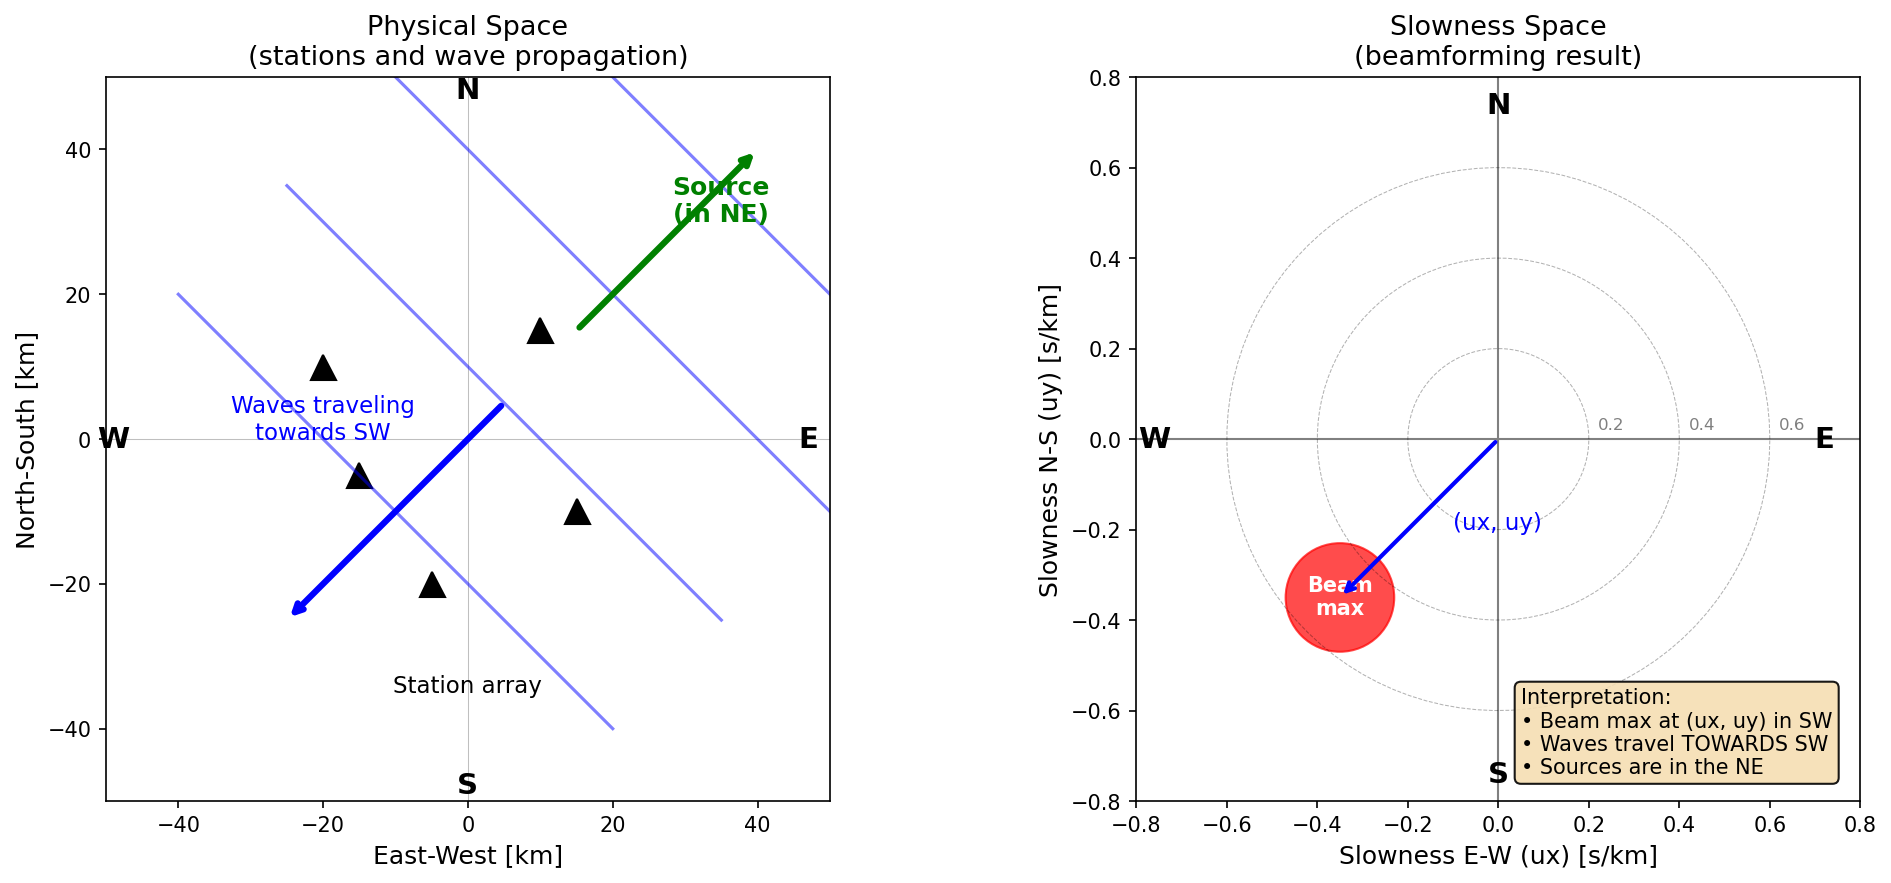

Here is the Python script that generated this plot:
"""
Simple graphic to explain beamforming slowness interpretation.
Two panels: physical space (left) and slowness space (right).
"""
import matplotlib.pyplot as plt
import numpy as np

fig, (ax1, ax2) = plt.subplots(1, 2, figsize=(14, 6))

# =============================================================================
# LEFT PANEL: Physical space (km)
# =============================================================================
ax1.set_xlim(-50, 50)
ax1.set_ylim(-50, 50)
ax1.set_aspect('equal')
ax1.axhline(0, color='gray', lw=0.5, alpha=0.5)
ax1.axvline(0, color='gray', lw=0.5, alpha=0.5)

# Direction labels
ax1.text(0, 47, 'N', fontsize=14, ha='center', fontweight='bold')
ax1.text(0, -49, 'S', fontsize=14, ha='center', fontweight='bold')
ax1.text(47, 0, 'E', fontsize=14, ha='center', va='center', fontweight='bold')
ax1.text(-49, 0, 'W', fontsize=14, ha='center', va='center', fontweight='bold')

# Draw stations
stations = [(-20, 10), (15, -10), (-5, -20), (10, 15), (-15, -5)]
for i, sta in enumerate(stations):
    ax1.plot(*sta, 'k^', markersize=12)
ax1.text(0, -35, 'Station array', fontsize=11, ha='center')

# Source in NE (outside the array)
source_pos = (70, 70)  # conceptually outside plot
ax1.annotate('', xy=(40, 40), xytext=(15, 15),
            arrowprops=dict(arrowstyle='->', color='green', lw=3))
ax1.text(35, 30, 'Source\n(in NE)', fontsize=12, color='green', fontweight='bold', ha='center')

# Wavefronts coming from NE, traveling to SW
for offset in [-10, 5, 20, 35]:
    x_wf = np.array([-30, 30]) + offset
    y_wf = np.array([30, -30]) + offset
    ax1.plot(x_wf, y_wf, 'b-', lw=1.5, alpha=0.5)

# Arrow showing wave propagation direction
ax1.annotate('', xy=(-25, -25), xytext=(5, 5),
            arrowprops=dict(arrowstyle='->', color='blue', lw=3))
ax1.text(-20, 0, 'Waves traveling\ntowards SW', fontsize=11, color='blue', ha='center')

ax1.set_xlabel('East-West [km]', fontsize=12)
ax1.set_ylabel('North-South [km]', fontsize=12)
ax1.set_title('Physical Space\n(stations and wave propagation)', fontsize=13)

# =============================================================================
# RIGHT PANEL: Slowness space (s/km)
# =============================================================================
ax2.set_xlim(-0.8, 0.8)
ax2.set_ylim(-0.8, 0.8)
ax2.set_aspect('equal')
ax2.axhline(0, color='gray', lw=1)
ax2.axvline(0, color='gray', lw=1)

# Direction labels
ax2.text(0, 0.72, 'N', fontsize=14, ha='center', fontweight='bold')
ax2.text(0, -0.76, 'S', fontsize=14, ha='center', fontweight='bold')
ax2.text(0.72, 0, 'E', fontsize=14, ha='center', va='center', fontweight='bold')
ax2.text(-0.76, 0, 'W', fontsize=14, ha='center', va='center', fontweight='bold')

# Draw slowness circles
for radius in [0.2, 0.4, 0.6]:
    theta = np.linspace(0, 2*np.pi, 100)
    ax2.plot(radius*np.cos(theta), radius*np.sin(theta), 'k--', lw=0.5, alpha=0.3)
    ax2.text(radius+0.02, 0.02, f'{radius}', fontsize=8, alpha=0.5)

# Beam maximum in SW quadrant
beam_center = (-0.35, -0.35)
circle = plt.Circle(beam_center, 0.12, color='red', alpha=0.7)
ax2.add_patch(circle)
ax2.text(beam_center[0], beam_center[1], 'Beam\nmax', ha='center', va='center',
         fontsize=10, fontweight='bold', color='white')

# Arrow from origin to beam max (slowness vector direction)
ax2.annotate('', xy=beam_center, xytext=(0, 0),
            arrowprops=dict(arrowstyle='->', color='blue', lw=2))
ax2.text(-0.1, -0.2, '(ux, uy)', fontsize=11, color='blue')

ax2.set_xlabel('Slowness E-W (ux) [s/km]', fontsize=12)
ax2.set_ylabel('Slowness N-S (uy) [s/km]', fontsize=12)
ax2.set_title('Slowness Space\n(beamforming result)', fontsize=13)

# Summary box
textstr = 'Interpretation:\n• Beam max at (ux, uy) in SW\n• Waves travel TOWARDS SW\n• Sources are in the NE'
props = dict(boxstyle='round', facecolor='wheat', alpha=0.9)
ax2.text(0.05, -0.55, textstr, fontsize=10, verticalalignment='top', bbox=props)

plt.tight_layout()
plt.savefig('/Users/genevievesavard/Codes/NoisePy-ant/scripts/postprocess_stacks/beamform_explainer.png', dpi=150, bbox_inches='tight')
plt.show()
print("Saved to beamform_explainer.png")
